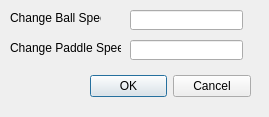
<?xml version="1.0" encoding="UTF-8"?>
<ui version="4.0">
 <class>CheatMode</class>
 <widget class="QDialog" name="CheatMode">
  <property name="geometry">
   <rect>
    <x>0</x>
    <y>0</y>
    <width>269</width>
    <height>117</height>
   </rect>
  </property>
  <property name="windowTitle">
   <string>Dialog</string>
  </property>
  <widget class="QDialogButtonBox" name="buttonBox">
   <property name="geometry">
    <rect>
     <x>90</x>
     <y>70</y>
     <width>161</width>
     <height>32</height>
    </rect>
   </property>
   <property name="orientation">
    <enum>Qt::Horizontal</enum>
   </property>
   <property name="standardButtons">
    <set>QDialogButtonBox::Cancel|QDialogButtonBox::Ok</set>
   </property>
  </widget>
  <widget class="QLabel" name="paddleSpeedLbl">
   <property name="geometry">
    <rect>
     <x>10</x>
     <y>40</y>
     <width>111</width>
     <height>16</height>
    </rect>
   </property>
   <property name="text">
    <string>Change Paddle Speed:</string>
   </property>
  </widget>
  <widget class="QLineEdit" name="paddleSpeedEdit">
   <property name="geometry">
    <rect>
     <x>130</x>
     <y>40</y>
     <width>113</width>
     <height>20</height>
    </rect>
   </property>
  </widget>
  <widget class="QLabel" name="ballSpeedLbl">
   <property name="geometry">
    <rect>
     <x>10</x>
     <y>10</y>
     <width>91</width>
     <height>16</height>
    </rect>
   </property>
   <property name="text">
    <string>Change Ball Speed:</string>
   </property>
  </widget>
  <widget class="QLineEdit" name="ballSpeedEdit">
   <property name="geometry">
    <rect>
     <x>130</x>
     <y>10</y>
     <width>113</width>
     <height>20</height>
    </rect>
   </property>
  </widget>
 </widget>
 <resources/>
 <connections/>
</ui>
